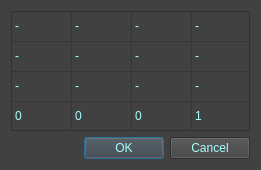
<?xml version="1.0" encoding="UTF-8"?>
<ui version="4.0">
 <class>RegMatWin</class>
 <widget class="QDialog" name="RegMatWin">
  <property name="windowModality">
   <enum>Qt::NonModal</enum>
  </property>
  <property name="geometry">
   <rect>
    <x>0</x>
    <y>0</y>
    <width>261</width>
    <height>170</height>
   </rect>
  </property>
  <property name="windowTitle">
   <string>RegMat</string>
  </property>
  <property name="styleSheet">
   <string notr="true">background-color: rgb(65, 65, 65);</string>
  </property>
  <layout class="QVBoxLayout" name="verticalLayout">
   <item>
    <widget class="QTableWidget" name="table_regMat">
     <property name="sizePolicy">
      <sizepolicy hsizetype="Expanding" vsizetype="Expanding">
       <horstretch>0</horstretch>
       <verstretch>0</verstretch>
      </sizepolicy>
     </property>
     <property name="styleSheet">
      <string notr="true">color: rgb(170, 255, 255);</string>
     </property>
     <property name="frameShape">
      <enum>QFrame::StyledPanel</enum>
     </property>
     <property name="frameShadow">
      <enum>QFrame::Plain</enum>
     </property>
     <property name="lineWidth">
      <number>1</number>
     </property>
     <property name="midLineWidth">
      <number>0</number>
     </property>
     <property name="verticalScrollBarPolicy">
      <enum>Qt::ScrollBarAlwaysOff</enum>
     </property>
     <property name="horizontalScrollBarPolicy">
      <enum>Qt::ScrollBarAlwaysOff</enum>
     </property>
     <property name="sizeAdjustPolicy">
      <enum>QAbstractScrollArea::AdjustToContents</enum>
     </property>
     <property name="autoScroll">
      <bool>true</bool>
     </property>
     <property name="alternatingRowColors">
      <bool>false</bool>
     </property>
     <property name="gridStyle">
      <enum>Qt::SolidLine</enum>
     </property>
     <attribute name="horizontalHeaderVisible">
      <bool>false</bool>
     </attribute>
     <attribute name="horizontalHeaderDefaultSectionSize">
      <number>60</number>
     </attribute>
     <attribute name="horizontalHeaderMinimumSectionSize">
      <number>10</number>
     </attribute>
     <attribute name="verticalHeaderVisible">
      <bool>false</bool>
     </attribute>
     <attribute name="verticalHeaderDefaultSectionSize">
      <number>30</number>
     </attribute>
     <attribute name="verticalHeaderMinimumSectionSize">
      <number>10</number>
     </attribute>
     <row>
      <property name="text">
       <string/>
      </property>
     </row>
     <row>
      <property name="text">
       <string/>
      </property>
     </row>
     <row>
      <property name="text">
       <string/>
      </property>
     </row>
     <row>
      <property name="text">
       <string/>
      </property>
     </row>
     <column>
      <property name="text">
       <string/>
      </property>
     </column>
     <column>
      <property name="text">
       <string/>
      </property>
     </column>
     <column>
      <property name="text">
       <string/>
      </property>
     </column>
     <column>
      <property name="text">
       <string/>
      </property>
     </column>
     <item row="0" column="0">
      <property name="text">
       <string>-</string>
      </property>
     </item>
     <item row="0" column="1">
      <property name="text">
       <string>-</string>
      </property>
     </item>
     <item row="0" column="2">
      <property name="text">
       <string>-</string>
      </property>
     </item>
     <item row="0" column="3">
      <property name="text">
       <string>-</string>
      </property>
     </item>
     <item row="1" column="0">
      <property name="text">
       <string>-</string>
      </property>
     </item>
     <item row="1" column="1">
      <property name="text">
       <string>-</string>
      </property>
     </item>
     <item row="1" column="2">
      <property name="text">
       <string>-</string>
      </property>
     </item>
     <item row="1" column="3">
      <property name="text">
       <string>-</string>
      </property>
     </item>
     <item row="2" column="0">
      <property name="text">
       <string>-</string>
      </property>
     </item>
     <item row="2" column="1">
      <property name="text">
       <string>-</string>
      </property>
     </item>
     <item row="2" column="2">
      <property name="text">
       <string>-</string>
      </property>
     </item>
     <item row="2" column="3">
      <property name="text">
       <string>-</string>
      </property>
     </item>
     <item row="3" column="0">
      <property name="text">
       <string>0</string>
      </property>
     </item>
     <item row="3" column="1">
      <property name="text">
       <string>0</string>
      </property>
     </item>
     <item row="3" column="2">
      <property name="text">
       <string>0</string>
      </property>
     </item>
     <item row="3" column="3">
      <property name="text">
       <string>1</string>
      </property>
     </item>
    </widget>
   </item>
   <item>
    <widget class="QDialogButtonBox" name="buttonBox">
     <property name="cursor">
      <cursorShape>PointingHandCursor</cursorShape>
     </property>
     <property name="styleSheet">
      <string notr="true">color: rgb(170, 255, 255);</string>
     </property>
     <property name="orientation">
      <enum>Qt::Horizontal</enum>
     </property>
     <property name="standardButtons">
      <set>QDialogButtonBox::Cancel|QDialogButtonBox::Ok</set>
     </property>
    </widget>
   </item>
  </layout>
 </widget>
 <resources/>
 <connections>
  <connection>
   <sender>buttonBox</sender>
   <signal>accepted()</signal>
   <receiver>RegMatWin</receiver>
   <slot>accept()</slot>
   <hints>
    <hint type="sourcelabel">
     <x>248</x>
     <y>254</y>
    </hint>
    <hint type="destinationlabel">
     <x>157</x>
     <y>274</y>
    </hint>
   </hints>
  </connection>
  <connection>
   <sender>buttonBox</sender>
   <signal>rejected()</signal>
   <receiver>RegMatWin</receiver>
   <slot>reject()</slot>
   <hints>
    <hint type="sourcelabel">
     <x>316</x>
     <y>260</y>
    </hint>
    <hint type="destinationlabel">
     <x>286</x>
     <y>274</y>
    </hint>
   </hints>
  </connection>
 </connections>
</ui>
